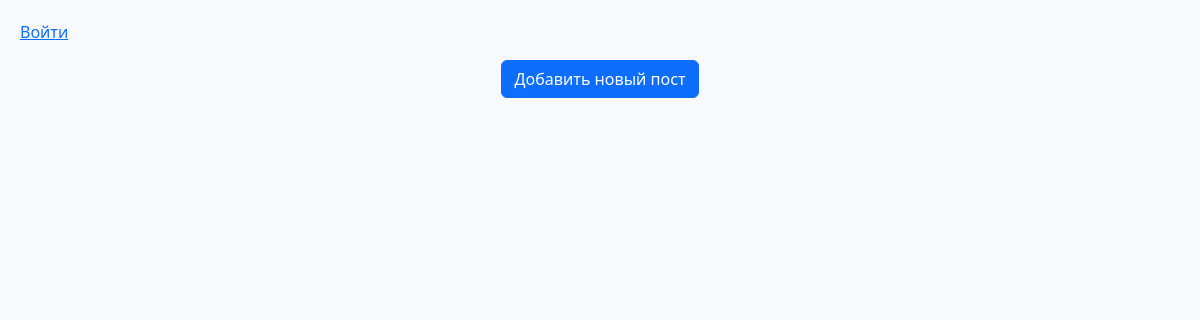
Before: / with the older database file.
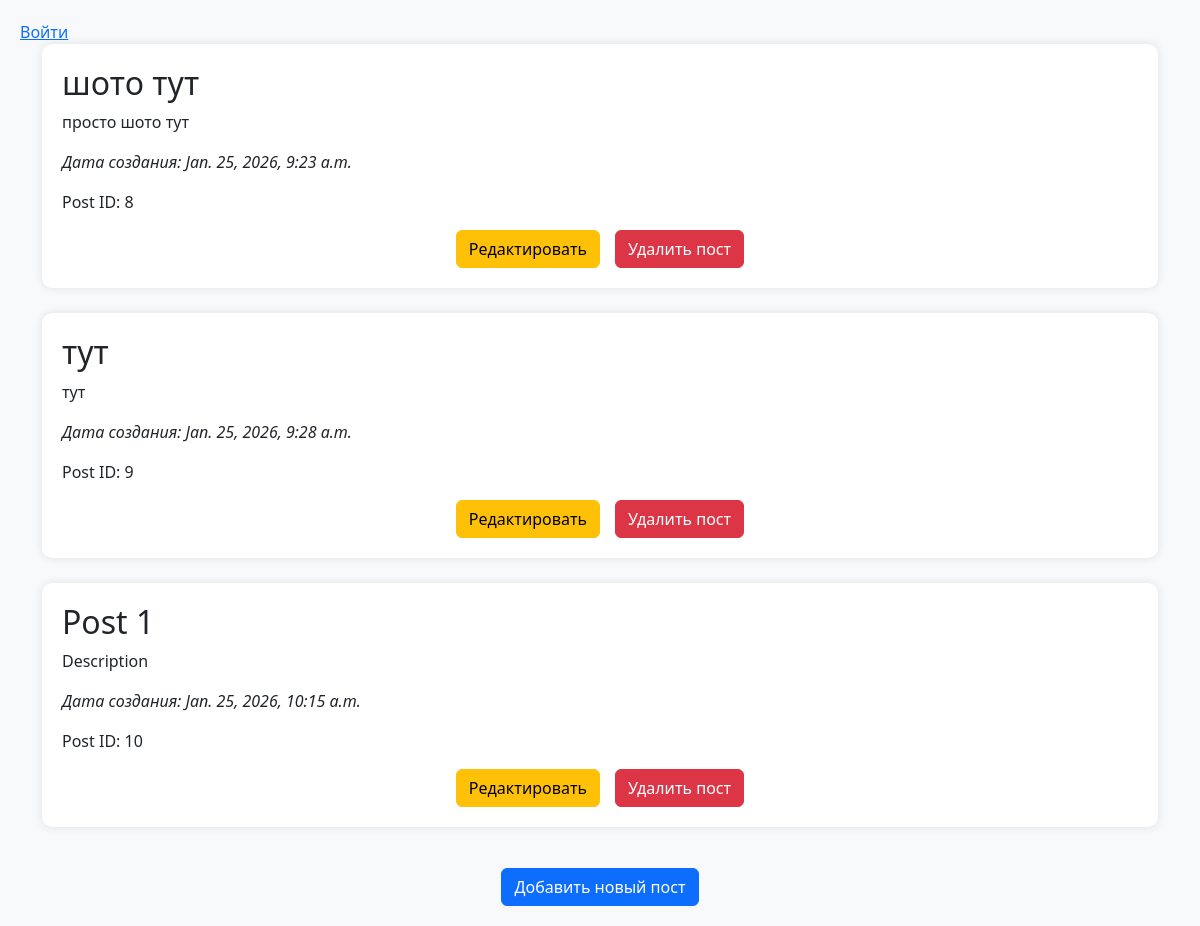
After: the same page with the newer database file.
### app/models.py (models this page shows, shortened)
class Post(models.Model):
    title = models.CharField(max_length=100)  # Заголовок поста
    content = models.TextField()  # Содержимое поста
    created_at = models.DateTimeField(auto_now_add=True)  # Дата создания
    updated_at = models.DateTimeField(auto_now=True)  # Дата последнего обновления

### app/views.py (the view)
# urls.py: path('', views.home, name='home'),
def home(request):
    posts = Post.objects.all()  # Получаем все посты
    return render(request, 'blog/home.html', {'posts': posts})

### templates/blog/home.html (shortened to what this page needs)
<!DOCTYPE html>
<html lang="ru">
<head>
{% if user.is_authenticated %}
    Привет, {{ user.username }}!
    <form action="{% url 'logout' %}" method="post" style="display:inline;">
        {% csrf_token %}
        <button type="submit" class="btn btn-link p-0">Выйти</button>
    </form>
{% else %}
    <a href="{% url 'login' %}">Войти</a>
{% endif %}
    <link href="https://cdn.jsdelivr.net/npm/bootstrap@5.3.2/dist/css/bootstrap.min.css" rel="stylesheet" />
</head>
<body>
    <div class="container">
        {% for post in posts %}
            <div class="post-card">
                <h2>{{ post.title }}</h2>
                <p>{{ post.content }}</p>
                <p><em>Дата создания: {{ post.created_at }}</em></p>
                <p>Post ID: {{ post.id }}</p>
                <div class="post-buttons">
                    <a href="{% url 'edit_post' post.id %}" class="btn btn-warning">Редактировать</a>
                    <form method="post" action="{% url 'delete_post' post.id %}" style="display:inline;">
                        <button type="submit" class="btn btn-danger">Удалить пост</button>
                    </form>
                </div>
            </div>
        {% endfor %}
        <div class="d-flex justify-content-center">
            <a href="{% url 'add_post' %}" class="btn btn-primary mt-3">Добавить новый пост</a>
        </div>
    </div>
</body>
</html>

### templates/blog/home.html (style rules this page uses)
body { padding: 20px; background: #f8f9fa; }
.post-card { background: white; padding: 20px; margin-bottom: 25px; border-radius: 10px; box-shadow: 0 0 10px rgb(0 0 0 / 0.1); }
.post-buttons { display: flex; justify-content: center; gap: 15px; margin-top: 15px; }

Changed rows visible on the page:
added Post: title "шото тут", content "просто шото тут", created_at "Jan. 25, 2026, 9:23 a.m.", id "8"
added Post: title "тут", content "тут", created_at "Jan. 25, 2026, 9:28 a.m.", id "9"
added Post: title "Post 1", content "Description", created_at "Jan. 25, 2026, 10:15 a.m.", id "10"
